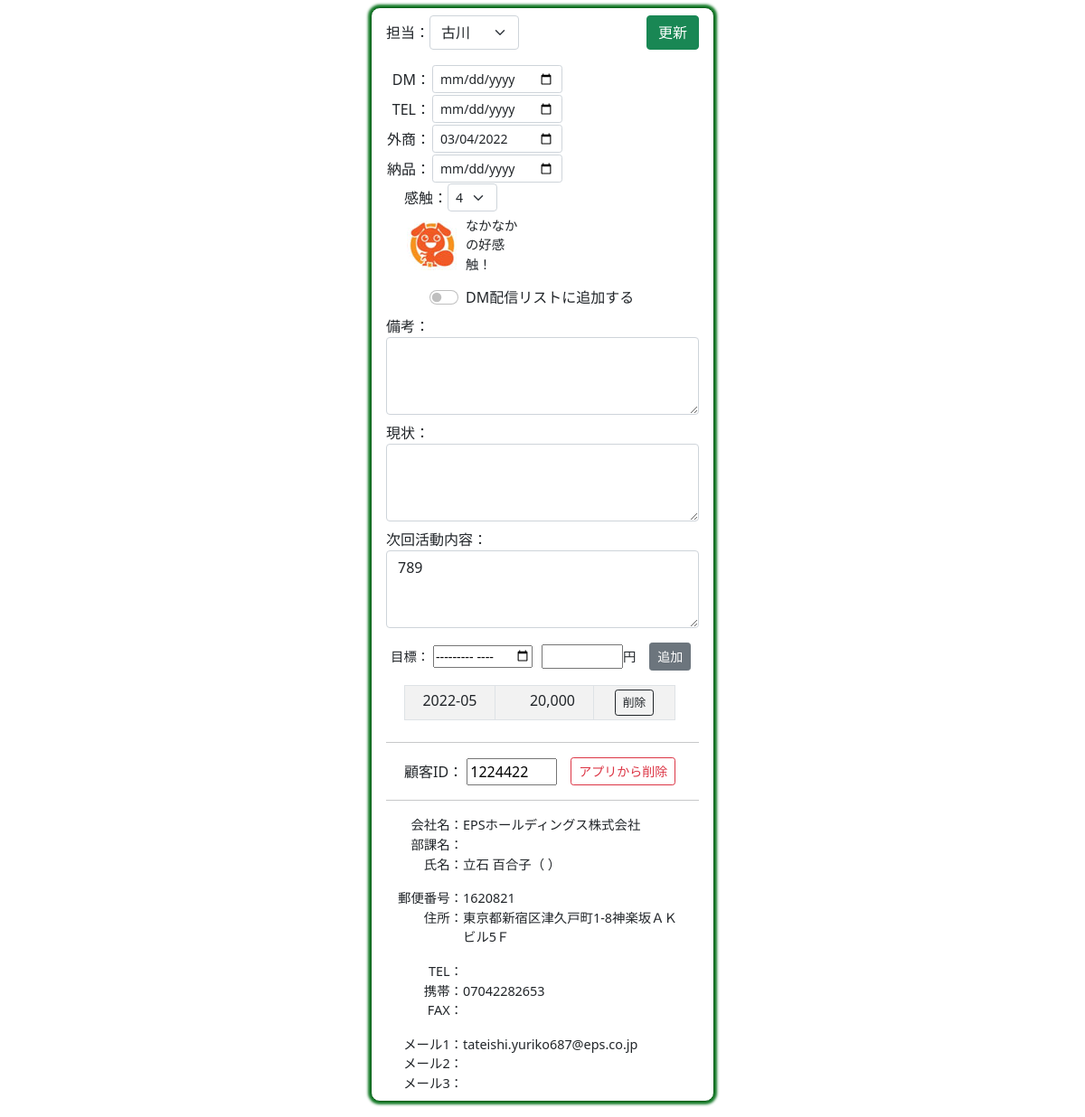
Screenshot of /right/1198/ with the database file from the repository.
### houjin/models.py (models this page shows, shortened)
class Customer(models.Model):
    cus_id=models.CharField("顧客ID",max_length=10,null=True,blank=True)
    sei=models.CharField("姓",max_length=10,null=True,blank=True)
    mei=models.CharField("名",max_length=10,null=True,blank=True)
    sei_kana=models.CharField("姓かな",max_length=10,null=True,blank=True)
    mei_kana=models.CharField("名かな",max_length=10,null=True,blank=True)
    mail1=models.EmailField("メール1",null=True,blank=True)
    mail2=models.EmailField("メール2",null=True,blank=True)
    mail3=models.EmailField("メール3",null=True,blank=True)
    yubin=models.CharField("郵便番号",max_length=10,null=True,blank=True)
    adress=models.CharField("住所",max_length=100,null=True,blank=True)
    pref=models.CharField("都道府県",max_length=10,null=True,blank=True)
    city=models.CharField("市区町村",max_length=50,null=True,blank=True)
    banchi=models.CharField("番地",max_length=50,null=True,blank=True)
    build=models.CharField("建物",max_length=50,null=True,blank=True)
    com=models.CharField("会社",max_length=50,null=True,blank=True)
    busho=models.CharField("部署",max_length=50,null=True,blank=True)
    tel=models.CharField("電話",max_length=20,null=True,blank=True)
    mob=models.CharField("携帯",max_length=20,null=True,blank=True)
    fax=models.CharField("FAX",max_length=20,null=True,blank=True)
    toroku=models.CharField("登録日",max_length=10,null=True,blank=True)
    kensu=models.IntegerField("件数",null=True,blank=True)
    money=models.IntegerField("金額",null=True,blank=True)
    tantou=models.IntegerField("担当",default=0)
    dm_day=models.CharField("DM",max_length=10,blank=True,default="")
    tel_day=models.CharField("TEL",max_length=10,blank=True,default="")
    gaisho_day=models.CharField("外商",max_length=10,blank=True,default="")
    nouhin_day=models.CharField("納品",max_length=10,blank=True,default="")
    dm_check=models.BooleanField("DMリスト",default=False)
    kanshoku=models.IntegerField("感触",default=0)
    bikou=models.TextField("備考",blank=True,default="")
    bikou2=models.TextField("備考2",blank=True,default="")
    bikou3=models.TextField("備考3",blank=True,default="")

class Sell(models.Model):
    sell_cus_id=models.CharField("顧客ID",max_length=10,null=True,blank=True)
    sell_mon=models.CharField("年月",max_length=10,null=True,blank=True)
    sell_money=models.IntegerField("金額",null=True,blank=True)

### houjin/views.py (the view)
# urls.py: path('right/<int:pk>/', right1, name="right1"),
def right1(request,pk):
    if request.method=="POST":
        ins=Customer.objects.get(pk=pk)
        form=Right_form(request.POST,instance=ins)
        form.save()
        return redirect("houjin:left")
    else:
        ins=Customer.objects.get(pk=pk)
        cus=Customer.objects.filter(pk=pk)
        form=Right_form(instance=ins)
        sell=Sell.objects.filter(sell_cus_id = ins.cus_id).order_by("sell_mon")
        return render(request,"houjin/right.html",{"form":form,"cus":cus,"sell":sell})

### houjin/templates/houjin/right.html (shortened to what this page needs)
{% load humanize %}
{% load static %}
<!DOCTYPE html>
<html lang="ja">
<head>
    <link href="https://cdn.jsdelivr.net/npm/bootstrap@5.0.2/dist/css/bootstrap.min.css" rel="stylesheet">
</head>
<body>
    <div class="main mb-4">
        <div>
            <form action="" method="post" target="ifr1">{% csrf_token %}
                <div class="class1">
                    <div class="class1" style="width: 50%;" align="left">
                        <div>担当：</div>
                        <div>{{form.tantou}}</div>
                    </div>
                    <div style="width: 50%;" align="right" >
                        <button type="submit" class="btn btn-success">更新</button>
                    </div>
                </div>
                <div class="data mt-3">
                    <div>
                        <table>
                            <tr>
                                <td style="text-align: right;">DM：</td>
                                <td>{{form.dm_day}}</td>
                            </tr>
                            <tr>
                                <td style="text-align: right;">TEL：</td>
                                <td>{{form.tel_day}}</td>
                            </tr>
                            <tr>
                                <td>外商：</td>
                                <td>{{form.gaisho_day}}</td>
                            </tr>
                            <tr>
                                <td>納品：</td>
                                <td>{{form.nouhin_day}}</td>
                            </tr>
                        </table>
                    </div>
                    <div style="margin-left: 20px;">
                        <div class="class1">
                            <div>感触：</div>
                            <div>{{form.kanshoku}}</div>
                        </div>
                        <div class="kanshoku_detail class1" id="kanshoku_detail" style="font-size: 90%; padding: 0.2em;">
                            {% for i in cus %}
                                {% if  i.kanshoku == 1 %}
                                    <div><img src="{% static '1.jpg' %}"></div>
                                    <div style="margin-left: 10px;">ダメや。。</div>
                                {% elif i.kanshoku == 2 %}
                                    <div><img src="{% static '2.jpg' %}"></div>
                                    <div style="margin-left: 10px;">期待はかなり薄いね</div>
                                {% elif i.kanshoku == 3 %}
                                    <div><img src="{% static '3.jpg' %}"></div>
                                    <div style="margin-left: 10px;">可もなく<br>不可もなく</div>
                                {% elif i.kanshoku == 4 %}
                                    <div><img src="{% static '4.jpg' %}"></div>
                                    <div style="margin-left: 10px;"> なかなかの好感触！</div>
                                {% elif i.kanshoku == 5 %}
                                    <div><img src="{% static '5.jpg' %}"></div>
                                    <div style="margin-left: 10px;"> 超いい感じ！</div>
                                {% endif %}
                            {% endfor %}
                        </div>
                    </div>
                </div>
                <div class="form-check form-switch mt-3" style="margin-left: 3em;">
                    {{form.dm_check}}
                    <label class="form-check-label" for="dm_send">DM配信リストに追加する</label>
                </div>
                <div class="mt-2" >
                    <div>備考：</div>
                    <div>{{form.bikou}}</div>
                </div>
                <div class="mt-2" >
                    <div>現状：</div>
                    <div>{{form.bikou2}}</div>
                </div>
                <div class="mt-2" >
                    <div>次回活動内容：</div>
                    <div>{{form.bikou3}}</div>
                </div>
            </form>
        </div>
        {% for i in cus %}
            {% if i.tantou != 0 %}
            <div>
                <form action="{% url 'houjin:sell' %}" method="post">{% csrf_token %}
                    <div class="class1 mt-3" style="font-size: 0.9em;">
                        <div style="margin-left: 5px;">
                            <label for="sell_mon">目標：</label>
                            <input type="month" name="sell_mon" id="sell_mon" style="width: 110px;" required>
                        </div>
                        <div style="margin-left: 10px;">
                            <input type="number" name="sell_money" id="sell_money" style="width: 90px;" required>
                        </div>
                        <div>円</div>
                        <div style="margin-left: 15px;">
                            <button type="submit" class="btn btn-secondary btn-sm">追加</button>
                        </div>
                    </div>
                </form>
            </div>
            {% endif %}
            {% if sell %}
            <div class="mb-4" style="margin-left: 20px;">
                <table class="table table-striped table-bordered table-sm mt-3" style="width: 300px;">
                    {% for h in sell %}
                    <tr>
                        <td style="text-align:center;width: 100px;">{{h.sell_mon}}</td>
                        <td style="text-align:right; padding-right: 20px;">{{h.sell_money  | intcomma}}</td>
                        <td align="center" style="width: 90px;">
                            <form action="{% url 'houjin:sell_delete' h.pk %}" method="post">{% csrf_token %}
                                <button class="btn btn-outline-dark btn-sm" type="submit" style="font-size: 0.8em;">削除</button>
                            </form>
                        </td>
                    </tr>
                    {% endfor %}
                </table>
            </div>
            {% endif %}
            <hr>
            <form action="{% url 'houjin:delete' %}" method="post" target="_top">{% csrf_token %}
                <div class="class1 mt-3">
                    <div style="margin-left: 20px;">
                        <label for="cus_id">顧客ID：</label>
                        <input type="text" name="cus_id" id="cus_id" value="{{i.cus_id}}" style="width: 100px;" readonly>
                    </div>
                    <div style="margin-left: 15px;">
                        <button type="submit" class="btn btn-outline-danger btn-sm" onclick="return confirm('本当に削除しますか？')">アプリから削除</button>
                    </div>
                </div>
            </form>
            <hr>
            <div style="font-size: 0.9em;">
                <div class="data">
                    <div class="name">会社名：</div>
                    {% if i.com %}
                        <div class="data-code">{{i.com}}</div>
                    {% endif %}
                </div>
                <div class="data">
                    <div class="name">部課名：</div>
                    {% if i.com %}
                    <div class="data-code">{{i.busho}}</div>
                    {% endif %}
                </div>
                <div class="data">
                    <div class="name">氏名：</div>
                    {% if i.com %}
                    <div class="data-code">{{i.sei}} {{i.mei}}（{{i.sei_kana}} {{i.mei_kana}}）</div>
                    {% endif %}
                </div>
                <div class="data mt-3">
                    <div class="name">郵便番号：</div>
                    {% if i.com %}
                        <div class="data-code">{{i.yubin}}</div>
                    {% endif %}
                </div>
                <div class="data">
                    <div class="name">住所：</div>
                    {% if i.com %}
                        <div class="data-code">{{i.pref}}{{i.city}}{{i.banchi}}{{i.build}}</div>
                    {% endif %}
                </div>
                <div class="data mt-3">
                    <div class="name">TEL：</div>
                    {% if i.com %}
                        <div class="data-code">{{i.tel}}</div>
                    {% endif %}
                </div>
                <div class="data">
                    <div class="name">携帯：</div>
                    {% if i.com %}
                        <div class="data-code">{{i.mob}}</div>
                    {% endif %}
                </div>
                <div class="data">
                    <div class="name">FAX：</div>
                    {% if i.com %}
                        <div class="data-code">{{i.fax}}</div>
                    {% endif %}
                </div>
                <div class="data mt-3">
                    <div class="name">メール1：</div>
                    {% if i.com %}
                        <div class="data-code">{{i.mail1}}</div>
                    {% endif %}
                </div>
                <div class="data">
                    <div class="name">メール2：</div>
                    {% if i.com %}
                        <div class="data-code">{{i.mail2}}</div>
                    {% endif %}
                </div>
                <div class="data">
                    <div class="name">メール3：</div>
                    {% if i.com %}
                        <div class="data-code">{{i.mail3}}</div>
                    {% endif %}
                </div>
            </div>
        {% endfor %}
    </div>
</body>
</html>

### houjin/templates/houjin/right.html (style rules this page uses)
.class1 { display: flex; flex-direction: row; align-items: center; }
.main { padding: 0.5em 1em; margin: 0 auto; margin-top: 0.5em; background: #FFF; border: solid 1px #0b5f1a; border-radius: 10px; box-shadow: 0 1px 1px rgba(0, 0, 0, 0.22); width: 380px; box-shadow: 0 0 3px 3px #0e7722; }
.data { display: flex; flex-wrap: wrap; }
.name { width: 85px; text-align: right; }
.data-code { width: calc(340px - 100px); }
.kanshoku_detail { margin-top: 0.5em; width: 135px; height: 60px; }

### rows the page displays
Customer: tantou "古川", gaisho_day "03/04/2022", kanshoku "4", bikou3 "789", cus_id "1224422", com "EPSホールディングス株式会社", sei "立石", mei "百合子", yubin "1620821", pref "東京都", city "新宿区", banchi "津久戸町1-8", build "神楽坂ＡＫビル5Ｆ", mob "07042282653", mail1 "tateishi.yuriko687@eps.co.jp"
Sell: sell_mon "2022-05", sell_money "20,000"
